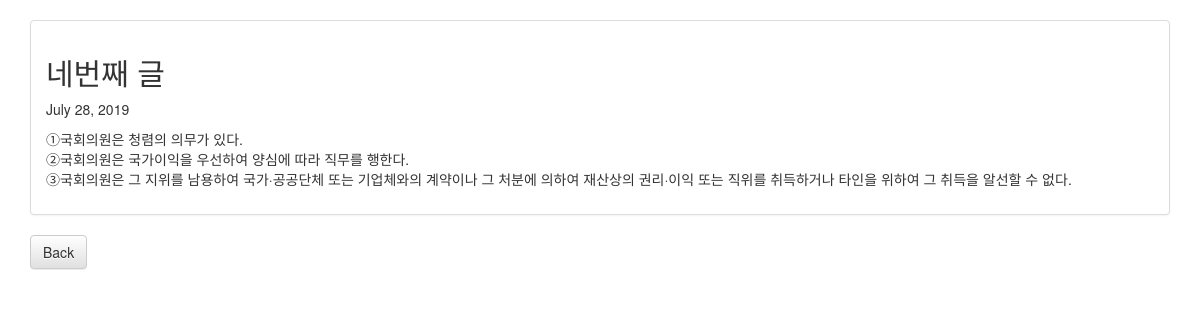
The app's page /blog/4 with its own data.
### blog/models.py (models this page shows, shortened)
class Blog(models.Model):
    title = models.CharField(max_length = 200)
    pub_date = models.DateField('date published')
    body = models.TextField()

### blog/views.py (the view)
# urls.py: path('<int:blog_id>', views.detail, name = 'detail'),
def detail(request, blog_id):
    blog_detail = get_object_or_404(Blog, pk=blog_id)
    return render(request, 'detail.html', {'blog':blog_detail})

### blog/templates/detail.html
{% extends 'base.html' %}
{% block content %}
    <div class="panel panel-default">
        <div class="panel-body">
            <div class="blog-main">
                <h2 class="blog-post-title">
                    {{blog.title}}
                </h2>
                <p class="blog-post-meta">
                   {{blog.pub_date}}
                </p>
                <p>{{blog.body|linebreaks}}</p>
            </div>
        </div>
    </div>
    <a href="{% url 'home'  %}" class="btn btn-default">Back</a>
{% endblock content %}

### records on screen
Blog: title "네번째 글", pub_date "July 28, 2019", body "①국회의원은 청렴의 의무가 있다. ②국회의원은 국가이익을 우선하여 양심에 따라 직무를 행한다. ③국회의원은 그 지위를 남용하여 국가·공공단체 또는 기업체와의 계약이나 그 처분에 의하여 재산상의 권리·이익 또는 직위를 취득하거나 타인을 위하여 그 취득을 알선할 수 없다."
